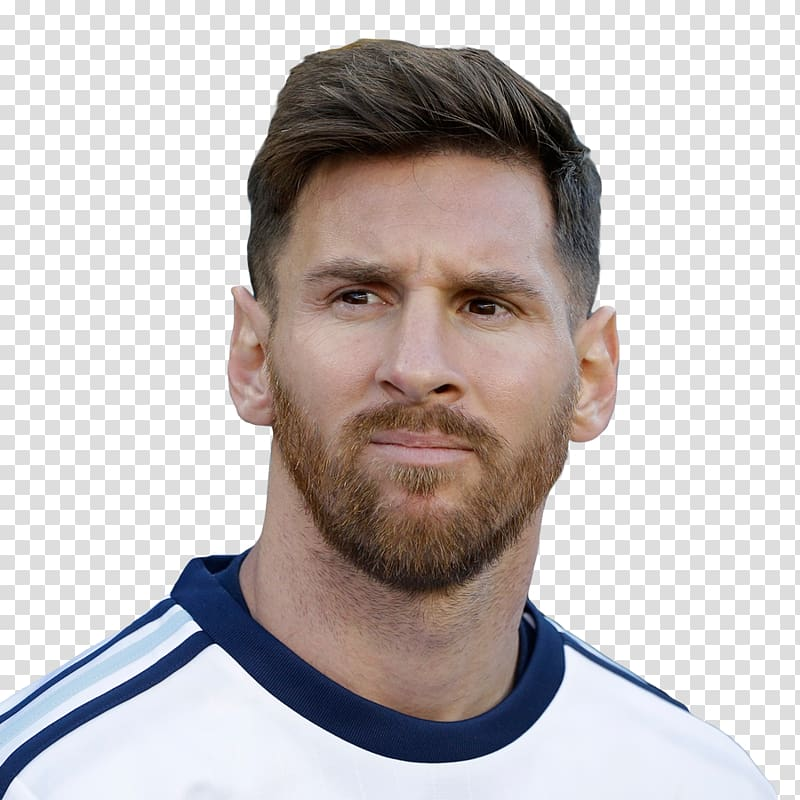
#> input picture HW3/dataset/messi/10.png, 800 x 800 px; its folder holds only this picture in this run
$ jupyter execute --allow-errors HW3-Laplacianfacemodel.ipynb   (shell and % lines are left out)
#> lines starting #> are read from the running program, lines starting #| are printed output that depends on the picture
[cell 1]
#To import all required modules for HW3
import matplotlib.pyplot as plt
from sklearn.model_selection import train_test_split
from sklearn.model_selection import GridSearchCV
from sklearn.datasets import fetch_lfw_people
from sklearn.metrics import classification_report
from sklearn.metrics import confusion_matrix
from sklearn.decomposition import PCA
from sklearn.discriminant_analysis import LinearDiscriminantAnalysis
from sklearn.manifold import SpectralEmbedding
from sklearn.svm import SVC
from sklearn.neighbors import KNeighborsClassifier
import scipy.io
import numpy as np
from sklearn import metrics
from sklearn.cluster import SpectralClustering
from sklearn.cluster import KMeans
from glob import glob
import cv2

[cell 2]
images_10 = []
images_10_ids = [418,418,418,418,418,418,418,418,418,418]
width = 20
height = 20
dim = (width, height)
#To loop through images in the dataset folder
for image in glob("dataset/messi/*.png"):
    #To read imag from dataset folder using cv2, cv2 reads images in BGR format
    imgBGR = cv2.imread(image)
#> imgBGR is the input picture: shape (800, 800, 3); mean B, G, R 187.1, 187.7, 194.3
    #To convert image into gray scale
    grayImage = cv2.cvtColor(imgBGR, cv2.COLOR_BGR2GRAY)
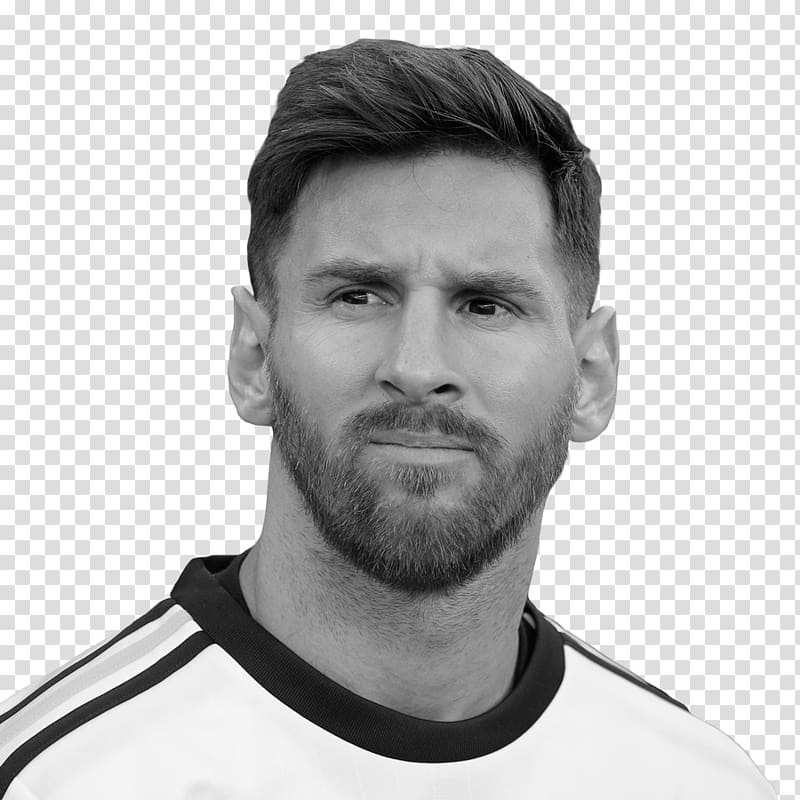
#> grayImage: shape (800, 800); min 0, max 255, mean 189.6
    # resize image
    resized = cv2.resize(grayImage, dim, interpolation = cv2.INTER_AREA)
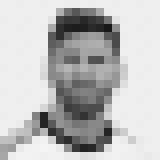
#> resized: shape (20, 20) (shown 8 times larger); min 23, max 244, mean 189.5
    #To save image in the images list to be used later by another functions
    data = np.asarray(resized.reshape(400,))
#> data = 400 values, max 244 at index 365, min 23 at index 73, mean 189.5
    images_10.append(data)
#To convert image list into an array
images_10_array = np.asarray(images_10)
print(images_10_array.shape)
#| (1, 400)
faces_10_ids_array = np.asarray(images_10_ids)
print("faces ids array shape", faces_10_ids_array.shape)
#To show my 10 faces in the data set and it is label
#> (the rest of this cell did not finish here and is left out)
